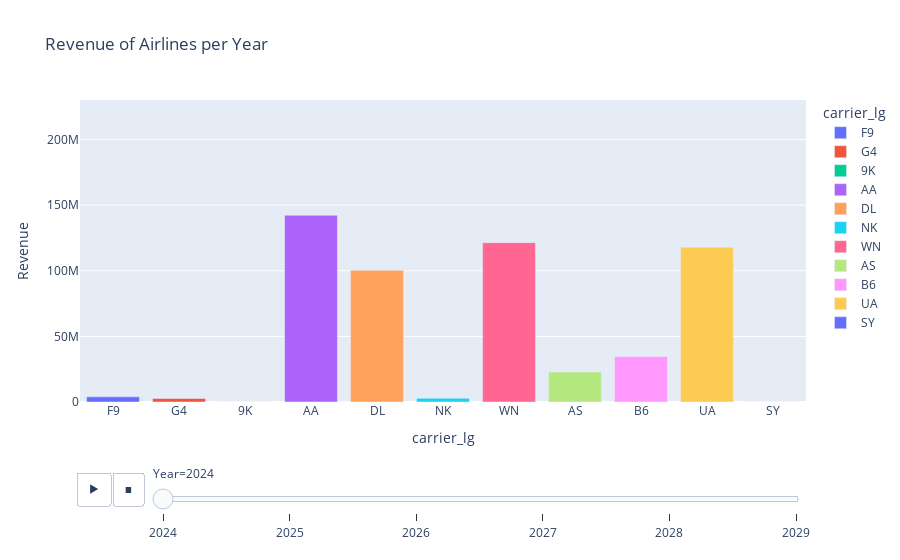

The notebook cell this image was saved under:
### Code cell
# Group and sum revenue by Airline and Year
revenue_data = flights_data.groupby(['carrier_lg', 'Year'])['Revenue'].sum().reset_index()
revenue_data = revenue_data.sort_values(by='Year', ascending=True)

# Create an interactive bar plot
fig = px.bar(revenue_data, x='carrier_lg', y='Revenue', color='carrier_lg',
             animation_frame='Year', range_y=[0, revenue_data['Revenue'].max() * 1.1],
             title='Revenue of Airlines per Year')

# Show the plot
fig.show()

### Figure 1 — Plotly figure (JSON) as saved in the notebook; plotly's stock layout.template omitted (floating-point values rounded to 4 significant figures)
{"data": [{"alignmentgroup": "True", "hovertemplate": "carrier_lg=%{x}<br>Year=2024<br>Revenue=%{y}<extra></extra>", "legendgroup": "F9", "marker": {"color": "#636efa", "pattern": {"shape": ""}}, "name": "F9", "offsetgroup": "F9", "orientation": "v", "showlegend": true, "textposition": "auto", "type": "bar", "x": ["F9"], "xaxis": "x", "y": [3936000.0], "yaxis": "y"}, {"alignmentgroup": "True", "hovertemplate": "carrier_lg=%{x}<br>Year=2024<br>Revenue=%{y}<extra></extra>", "legendgroup": "G4", "marker": {"color": "#EF553B", "pattern": {"shape": ""}}, "name": "G4", "offsetgroup": "G4", "orientation": "v", "showlegend": true, "textposition": "auto", "type": "bar", "x": ["G4"], "xaxis": "x", "y": [2674000.0], "yaxis": "y"}, {"alignmentgroup": "True", "hovertemplate": "carrier_lg=%{x}<br>Year=2024<br>Revenue=%{y}<extra></extra>", "legendgroup": "9K", "marker": {"color": "#00cc96", "pattern": {"shape": ""}}, "name": "9K", "offsetgroup": "9K", "orientation": "v", "showlegend": true, "textposition": "auto", "type": "bar", "x": ["9K"], "xaxis": "x", "y": [6403.0], "yaxis": "y"}, {"alignmentgroup": "True", "hovertemplate": "carrier_lg=%{x}<br>Year=2024<br>Revenue=%{y}<extra></extra>", "legendgroup": "AA", "marker": {"color": "#ab63fa", "pattern": {"shape": ""}}, "name": "AA", "offsetgroup": "AA", "orientation": "v", "showlegend": true, "textposition": "auto", "type": "bar", "x": ["AA"], "xaxis": "x", "y": [142300000.0], "yaxis": "y"}, {"alignmentgroup": "True", "hovertemplate": "carrier_lg=%{x}<br>Year=2024<br>Revenue=%{y}<extra></extra>", "legendgroup": "DL", "marker": {"color": "#FFA15A", "pattern": {"shape": ""}}, "name": "DL", "offsetgroup": "DL", "orientation": "v", "showlegend": true, "textposition": "auto", "type": "bar", "x": ["DL"], "xaxis": "x", "y": [100300000.0], "yaxis": "y"}, {"alignmentgroup": "True", "hovertemplate": "carrier_lg=%{x}<br>Year=2024<br>Revenue=%{y}<extra></extra>", "legendgroup": "NK", "marker": {"color": "#19d3f3", "pattern": {"shape": ""}}, "name": "NK", "offsetgroup": "NK", "orientation": "v", "showlegend": true, "textposition": "auto", "type": "bar", "x": ["NK"], "xaxis": "x", "y": [2812000.0], "yaxis": "y"}, {"alignmentgroup": "True", "hovertemplate": "carrier_lg=%{x}<br>Year=2024<br>Revenue=%{y}<extra></extra>", "legendgroup": "WN", "marker": {"color": "#FF6692", "pattern": {"shape": ""}}, "name": "WN", "offsetgroup": "WN", "orientation": "v", "showlegend": true, "textposition": "auto", "type": "bar", "x": ["WN"], "xaxis": "x", "y": [121400000.0], "yaxis": "y"}, {"alignmentgroup": "True", "hovertemplate": "carrier_lg=%{x}<br>Year=2024<br>Revenue=%{y}<extra></extra>", "legendgroup": "AS", "marker": {"color": "#B6E880", "pattern": {"shape": ""}}, "name": "AS", "offsetgroup": "AS", "orientation": "v", "showlegend": true, "textposition": "auto", "type": "bar", "x": ["AS"], "xaxis": "x", "y": [22800000.0], "yaxis": "y"}, {"alignmentgroup": "True", "hovertemplate": "carrier_lg=%{x}<br>Year=2024<br>Revenue=%{y}<extra></extra>", "legendgroup": "B6", "marker": {"color": "#FF97FF", "pattern": {"shape": ""}}, "name": "B6", "offsetgroup": "B6", "orientation": "v", "showlegend": true, "textposition": "auto", "type": "bar", "x": ["B6"], "xaxis": "x", "y": [34600000.0], "yaxis": "y"}, {"alignmentgroup": "True", "hovertemplate": "carrier_lg=%{x}<br>Year=2024<br>Revenue=%{y}<extra></extra>", "legendgroup": "UA", "marker": {"color": "#FECB52", "pattern": {"shape": ""}}, "name": "UA", "offsetgroup": "UA", "orientation": "v", "showlegend": true, "textposition": "auto", "type": "bar", "x": ["UA"], "xaxis": "x", "y": [118000000.0], "yaxis": "y"}, {"alignmentgroup": "True", "hovertemplate": "carrier_lg=%{x}<br>Year=2024<br>Revenue=%{y}<extra></extra>", "legendgroup": "SY", "marker": {"color": "#636efa", "pattern": {"shape": ""}}, "name": "SY", "offsetgroup": "SY", "orientation": "v", "showlegend": true, "textposition": "auto", "type": "bar", "x": ["SY"], "xaxis": "x", "y": [80380.0], "yaxis": "y"}], "layout": {"barmode": "relative", "legend": {"title": {"text": "carrier_lg"}, "tracegroupgap": 0}, "sliders": [{"active": 0, "currentvalue": {"prefix": "Year="}, "len": 0.9, "pad": {"b": 10, "t": 60}, "steps": [{"args": [["2024"], {"frame": {"duration": 0, "redraw": true}, "fromcurrent": true, "mode": "immediate", "transition": {"duration": 0, "easing": "linear"}}], "label": "2024", "method": "animate"}, {"args": [["2025"], {"frame": {"duration": 0, "redraw": true}, "fromcurrent": true, "mode": "immediate", "transition": {"duration": 0, "easing": "linear"}}], "label": "2025", "method": "animate"}, {"args": [["2026"], {"frame": {"duration": 0, "redraw": true}, "fromcurrent": true, "mode": "immediate", "transition": {"duration": 0, "easing": "linear"}}], "label": "2026", "method": "animate"}, {"args": [["2027"], {"frame": {"duration": 0, "redraw": true}, "fromcurrent": true, "mode": "immediate", "transition": {"duration": 0, "easing": "linear"}}], "label": "2027", "method": "animate"}, {"args": [["2028"], {"frame": {"duration": 0, "redraw": true}, "fromcurrent": true, "mode": "immediate", "transition": {"duration": 0, "easing": "linear"}}], "label": "2028", "method": "animate"}, {"args": [["2029"], {"frame": {"duration": 0, "redraw": true}, "fromcurrent": true, "mode": "immediate", "transition": {"duration": 0, "easing": "linear"}}], "label": "2029", "method": "animate"}], "x": 0.1, "xanchor": "left", "y": 0, "yanchor": "top"}], "title": {"text": "Revenue of Airlines per Year"}, "updatemenus": [{"buttons": [{"args": [null, {"frame": {"duration": 500, "redraw": true}, "fromcurrent": true, "mode": "immediate", "transition": {"duration": 500, "easing": "linear"}}], "label": "&#9654;", "method": "animate"}, {"args": [[null], {"frame": {"duration": 0, "redraw": true}, "fromcurrent": true, "mode": "immediate", "transition": {"duration": 0, "easing": "linear"}}], "label": "&#9724;", "method": "animate"}], "direction": "left", "pad": {"r": 10, "t": 70}, "showactive": false, "type": "buttons", "x": 0.1, "xanchor": "right", "y": 0, "yanchor": "top"}], "xaxis": {"anchor": "y", "categoryarray": ["F9", "G4", "9K", "AA", "DL", "NK", "WN", "AS", "B6", "UA", "SY", "MX", "XP", "3M"], "categoryorder": "array", "domain": [0, 1], "title": {"text": "carrier_lg"}}, "yaxis": {"anchor": "x", "domain": [0, 1], "range": [0, 230100000.0], "title": {"text": "Revenue"}}}}
